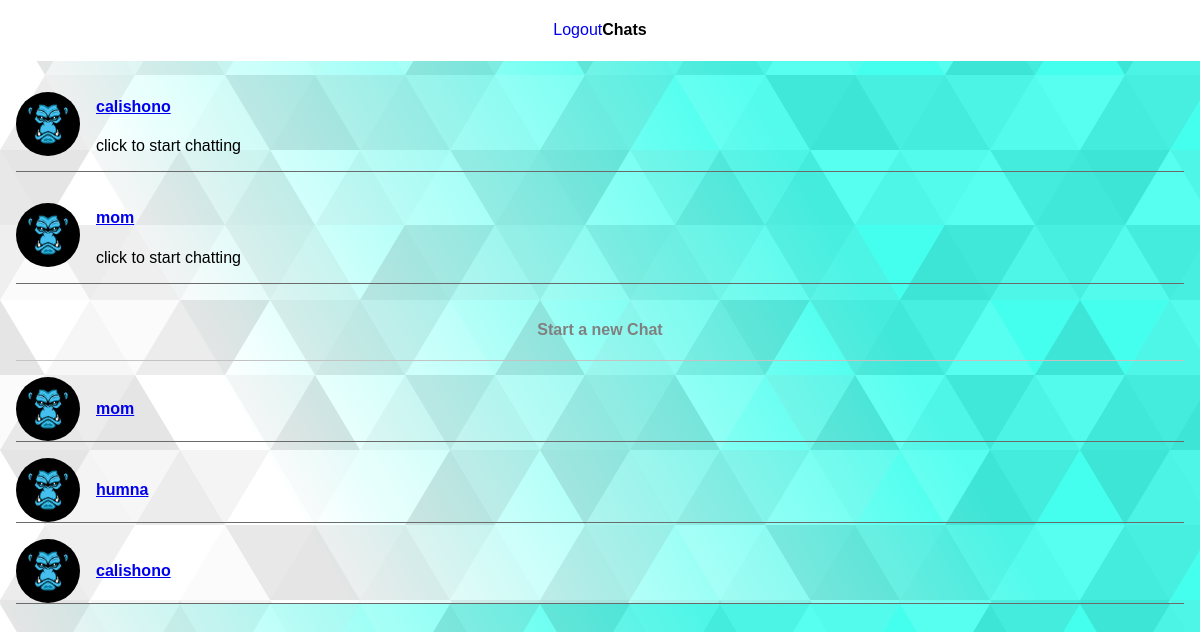
The page /chat/ (signed in) on the database as committed earlier.
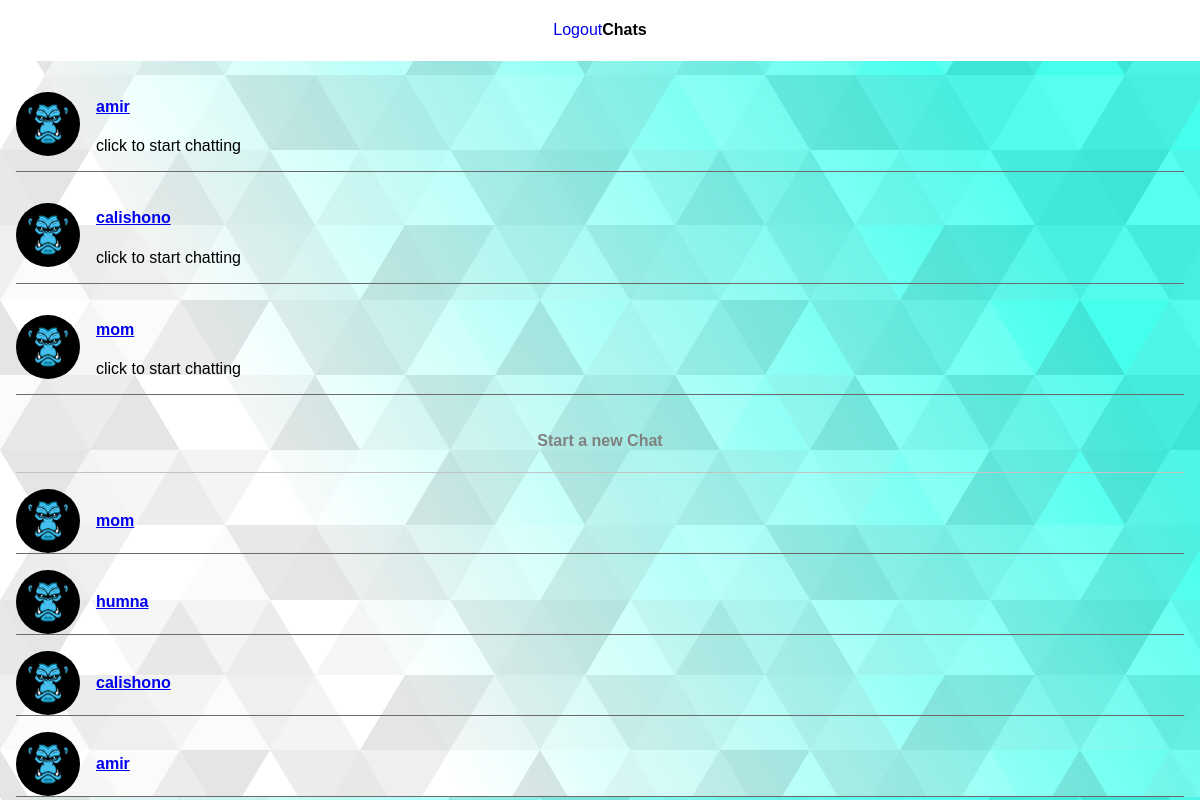
The same page on the database as committed later.
### chat/models.py (models this page shows, shortened)
class Chat(models.Model):
    initiator = models.ForeignKey(User,on_delete = models.CASCADE)
    reactor = models.ForeignKey(User,on_delete = models.CASCADE,related_name="reactor",null=True,blank=True)
    created_at = models.DateTimeField(auto_now_add=True)
    updated_at = models.DateTimeField(auto_now=True)
    class Meta:
        ordering = ('-created_at', '-updated_at')

### account/models.py (models this page shows)
class User(AbstractUser):
    phone_number = models.CharField(max_length=20, unique=True,null=True,blank=True)
    profile_picture = models.ImageField(null=True, default="avatar.png")
    REQUIRED_FIELDS = []

### chat/views.py (the view, shortened to what this page needs)
# urls.py: path('',include("chat.urls")),
@login_required(login_url='login')
def chat(request):
    users = User.objects.all()
    chat= Chat.objects.filter(initiator = request.user) | Chat.objects.filter(reactor = request.user)
    q = request.GET.get("q")
    context = {'chats': chat,'users':users}
    return render(request,'chat/your_chat.html',context)

### chat/templates/chat/your_chat.html (shortened to what this page needs)
{% extends 'main.html'%}
{% load static %}
{% block content %}
<header class="chats-header">
    <a href="{% url  'logout' %}">Logout</a>
    <h4>Chats</h4>
</header>
<section class="chats">
{% for chat in chats %}
<div class="chat">
    <img src="{% static 'images.jpg'%}" alt="user profile">
    <div class="user_info">
        <h4 class="user-name">
            {% if chat.reactor == request.user %}
            <a href="?q={{chat.initiator.id}}">{{ chat.initiator }}</a>
{% elif chat.initiator == request.user %}
<a href="?q={{ chat.reactor.id}}">{{  chat.reactor }}</a>
 {% endif %}
        </h4>
        <p class="latest-message">
            click to start chatting
        </p>
    </div>
</div>
{% endfor %}
    <div class="start-chat">
        <h4>Start a new Chat</h4>
    </div>
{% for user in users %}
{% if user == request.user %}
{% else %}
    <div class="chat">
        <img src="{% static 'images.jpg'%}" alt="user profile">
        <div class="user_info">
           <a href="?q={{user.id}}">
            <h4 class="user-name">
             {{user.username }}
            </h4>
        </a>
        </div>
    </div>
    {% endif %}
{% endfor %}
</section>
{% endblock content %}

### templates/main.html (shortened to what this page needs)
{% load static %}
<!DOCTYPE html>
<html lang="en">
<head>
    <link rel="stylesheet" href="{% static 'style.css' %}">
</head>
<body>
    {% block content %}
    {% endblock content%}
</body>
</html>

### static/style.css (style rules this page uses)
body { margin: 0; background: url(./subtle-prism.svg); }
:root { padding: 0; margin: 0; box-sizing: border-box; font-family: sans-serif; }
.chats-header { display: flex; align-items: center; justify-content: center; background-color: white; margin-bottom: 1rem; }
.chats-header a { text-decoration: none; }
.chats { display: flex; flex-direction: column; gap: 1rem; margin: 0 1rem; }
.chat { justify-self: flex-start; display: flex; align-items: center; gap: 1rem; border-bottom: 1px rgb(107, 107, 107) solid; }
.chat img { height: 4rem; width: 4rem; object-fit: cover; border-radius: 50%; }
.start-chat { text-align: center; border-bottom: 1px rgb(196, 195, 195) solid; color: gray; }

Rows that differ between the two databases and show on the page:
added Chat: initiator "amir"
added User: username "amir"
